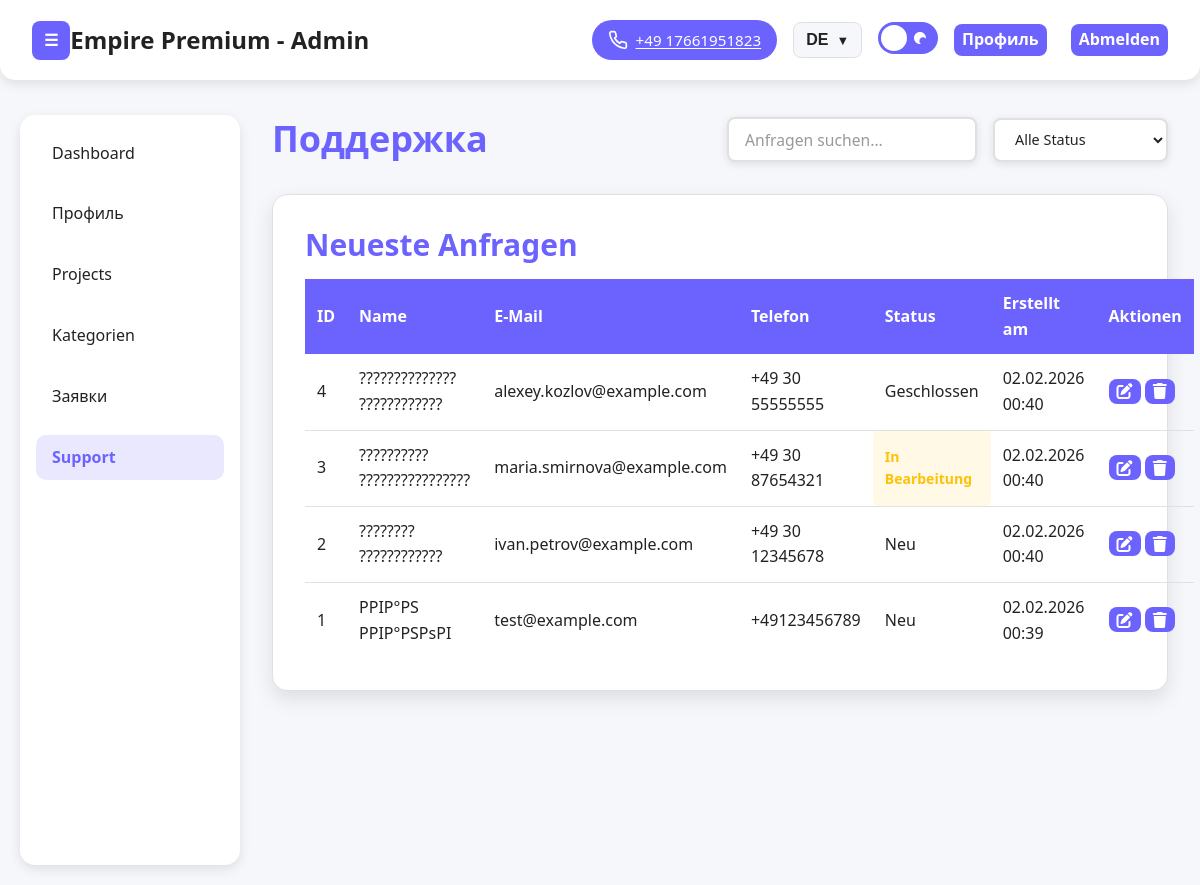
Screenshot of /adminka/support/ (signed in) with the database file from the repository.
### main/models.py (models this page shows, shortened)
class ContactRequest(models.Model):
    REASON_CHOICES = [
        ('support', 'Поддержка'),
        ('project', 'Проект'),
        ('consult', 'Консультация'),
        ('other', 'Другое'),
    ]
    STATUS_CHOICES = [
        ('new', 'Новая'),
        ('in_progress', 'В процессе'),
        ('closed', 'Закрыта'),
    ]
    name = models.CharField('Имя', max_length=100)
    phone = models.CharField('Телефон', max_length=20)
    email = models.EmailField('Email', max_length=100)
    reason = models.CharField('Причина', max_length=20, choices=REASON_CHOICES, default='support', blank=True)
    message = models.TextField('Сообщение', blank=True)
    created_at = models.DateTimeField('Дата создания', auto_now_add=True)
    status = models.CharField('Статус', max_length=20, choices=STATUS_CHOICES, default='new')
    message_admin = models.TextField('Ответ администратора', blank=True)
    admin_id = models.IntegerField('ID администратора', null=True, blank=True)
    class Meta:
        verbose_name = 'Сообщение в поддержку'
        verbose_name_plural = 'Поддержка'
        db_table = 'contact_requests'
        ordering = ['-created_at']
        indexes = [
            models.Index(fields=['status']),
            models.Index(fields=['-created_at']),
        ]

### main/adminka_views.py (the view)
# urls.py: path('adminka/support/', adminka_views.adminka_support, name='adminka_support'),
@login_required(login_url=settings.LOGIN_URL)
@user_passes_test(is_staff_user, login_url=settings.LOGIN_URL)
def adminka_support(request):
    requests_list = ContactRequest.objects.order_by('-created_at')
    context = {
        'admin_name': request.user.get_full_name() or request.user.username,
        'requests': requests_list,
    }
    return render(request, 'adminka/support.html', context)

### main/adminka_views.py (called while the page is built)
def is_staff_user(user):
    return user.is_authenticated and user.is_staff

### main/context_processors.py (called while the page is built)
def cabinet_profile(request):
    context = {}
    if not request.user.is_authenticated:
        return context
    resolver_match = getattr(request, 'resolver_match', None)
    if not resolver_match:
        return context
    url_name = getattr(resolver_match, 'url_name', '') or ''
    if not url_name.startswith('cabinet_'):
        return context
    try:
        context['user_profile'] = UserProfile.objects.get(user=request.user)
    except UserProfile.DoesNotExist:
        context['user_profile'] = None
    return context

### main/templates/adminka/support.html (shortened to what this page needs)
{% extends 'adminka/base.html' %}
{% load static %}
{% block extra_css %}
<link rel="stylesheet" href="{% static 'adminka/css/pages/support.css' %}" />
{% endblock %}
{% block content %}
<main class="dashboard">
    <div class="page-actions" data-aos="fade-up">
        <h1>Поддержка</h1>
        <div class="search-box">
            <input type="search" id="requestSearchInput" data-i18n-placeholder="support.search" placeholder="Поиск заявок..." />
            <select id="roleFilter">
                <option data-i18n="support.status.all" value="">Все статусы</option>
            </select>
        </div>
    </div>
    {% if not requests %}
        <div class="card" style="text-align: center; padding: 3rem;">
            <h3 data-i18n="support.empty.title">Заявки не найдены</h3>
            <p data-i18n="support.empty.description">Пока нет новых заявок</p>
        </div>
    {% else %}
        <div class="card requests-card" data-aos="fade-up" data-aos-delay="500">
            <h2 data-i18n="support.requests.title">Последние заявки</h2>
            <table class="requests-table">
                <thead>
                    <tr>
                        <th data-i18n="support.table.id">ID</th>
                        <th data-i18n="support.table.name">Имя</th>
                        <th data-i18n="support.table.email">Email</th>
                        <th data-i18n="support.table.phone">Телефон</th>
                        <th data-i18n="support.table.status">Статус</th>
                        <th data-i18n="support.table.created_at">Дата создания</th>
                        <th data-i18n="support.table.actions">Действия</th>
                    </tr>
                </thead>
                <tbody>
                    {% for req in requests %}
                        <tr data-id="{{ req.id }}"
                            data-status="{{ req.status }}"
                            data-name="{{ req.name|lower }}"
                            data-email="{{ req.email }}"
                            data-phone="{{ req.phone }}"
                            id="request-row-{{ req.id }}">
                            <td>{{ req.id }}</td>
                            <td>{{ req.name }}</td>
                            <td>{{ req.email }}</td>
                            <td>{{ req.phone }}</td>
                            <td class="status-{{ req.status }}" data-i18n="support.status.{{ req.status }}">{{ req.get_status_display }}</td>
                            <td>{{ req.created_at|date:"d.m.Y H:i" }}</td>
                            <td>
                                <a href="{% url 'main:adminka_support_edit' req.id %}" class="btn-primary actions" style="padding: 0.25rem 0.5rem; font-weight: 500;" title="Редактировать">
                                    <i class="fa-solid fa-pen-to-square"></i>
                                </a>
                                <button type="button" class="btn-primary danger actions" onclick="deleteRequest({{ req.id }})" style="padding: 0.25rem 0.5rem; font-weight: 500; cursor: pointer; border: none;" title="Удалить">
                                    <i class="fa-solid fa-trash"></i>
                                </button>
                            </td>
                        </tr>
                    {% endfor %}
                </tbody>
            </table>
        </div>
    {% endif %}
</main>
{% endblock %}

### main/static/adminka/css/themes/light.css (style rules this page uses)
:root { --color-primary: #6c63ff; --color-secondary: #5147e9; --color-accent: #ffcc00; --color-background: #f5f7fa; --color-surface: #ffffff; --color-surface-alt: #f0f1f6; --color-border: #e0e0e0; --color-border-strong: #bdbdbd; --color-shadow: rgba(0, 0, 0, 0.1); --color-shadow-strong: rgba(0, 0, 0, 0.18); --gradient-primary: linear-gradient(135deg, #6c63ff 0%, #5147e9 100%); --gradient-accent: linear-gradient(90deg, #ffcc00 0%, #ffe066 100%); --color-text-primary: #222222; --color-text-secondary: #555555; --color-text-muted: #999999; --color-text-inverse: #fff; --color-success: #28a745; --color-warning: #ffc107; --color-danger: #dc3545; --color-info: #17a2b8; --button-radius: 8px; --button-padding: 0.2rem 0.5rem; --button-font-weight: 600; --button-transition: all 0.3s ease; --button-shadow: 0 2px 8px var(--color-shadow); --card-radius: 15px; --card-padding: 1.5rem; --card-shadow: 0 4px 12px var(--color-shadow); --card-hover-shadow: 0 8px 25px rgba(0, 0, 0, 0.15); --transition-fast: 0.2s ease; --transition-normal: 0.3s ease; --transition-slow: 0.5s ease; --container-max-width: 1200px; --container-padding: 0 20px; --header-height: 70px; --footer-height: auto; --spacing-xxs: 0.125rem; --spacing-xs: 0.25rem; --spacing-sm: 0.5rem; --spacing-md: 1rem; --spacing-lg: 1.5rem; --spacing-xl: 2rem; --spacing-xxl: 3rem; --section-padding: 100px; --font-family-primary: 'Inter', -apple-system, BlinkMacSystemFont, 'Segoe UI', Roboto, sans-serif; --font-size-xs: 0.75rem; --font-size-sm: 0.875rem; --font-size-base: 1rem; --font-size-lg: 1.125rem; --font-size-xl: 1.25rem; --font-size-2xl: 1.5rem; --font-size-3xl: 1.875rem; --font-size-4xl: 2.25rem; --font-size-hero: 3.5rem; --z-dropdown: 1000; --z-sticky: 1020; --z-fixed: 1030; --z-modal-backdrop: 1040; --z-modal: 1050; --z-popover: 1060; --z-tooltip: 1070; --breakpoint-xs: 480px; --breakpoint-sm: 768px; --breakpoint-md: 992px; --breakpoint-lg: 1200px; --breakpoint-xl: 1400px; }
* { box-sizing: border-box; margin: 0; padding: 0; }
.btn-primary { background-color: var(--color-primary); color: #fff; border-radius: var(--button-radius); padding: 0.4rem 1rem; font-weight: var(--button-font-weight); border: none; cursor: pointer; text-decoration: none; display: inline-flex; align-items: center; gap: 0.5rem; text-wrap-mode: nowrap; height: 40px; }
html { scroll-behavior: smooth; }
body { font-family: var(--font-family-primary); font-size: var(--font-size-base); line-height: 1.6; color: var(--color-text-primary); background-color: var(--color-background); -webkit-font-smoothing: antialiased; -moz-osx-font-smoothing: grayscale; }
.card { background-color: var(--color-surface); border-radius: var(--card-radius); box-shadow: var(--card-shadow); padding: var(--card-padding); transition: var(--transition-normal); border: 1px solid var(--color-border); }
h1, h2, h3, h4, h5, h6 { font-weight: 700; line-height: 1.2; margin-bottom: var(--spacing-md); color: var(--color-text-primary); }
h1 { font-size: var(--font-size-4xl); }
h2 { font-size: var(--font-size-3xl); }
a { color: var(--color-primary); text-decoration: none; transition: var(--transition-fast); }
.status-in_progress { color: var(--color-warning); background-color: rgba(255, 193, 7, 0.1); padding: var(--spacing-xs) var(--spacing-sm); border-radius: 4px; font-size: var(--font-size-sm); font-weight: 600; }

### main/static/adminka/css/forms.css (style rules this page uses)
input[type="text"], input[type="email"], input[type="password"], input[type="number"], input[type="tel"], input[type="search"], input[type="date"], input[type="url"], textarea, select { width: 100%; padding: 0.85rem 1.1rem; border: 1.5px solid var(--color-border); border-radius: 10px; background: var(--color-surface); color: var(--color-text-primary); font-size: 1rem; font-family: inherit; outline: none; transition: border 0.2s, box-shadow 0.2s, background 0.2s; box-shadow: 0 2px 8px var(--color-shadow); resize: none; box-sizing: border-box; }
input::placeholder, textarea::placeholder { color: var(--color-text-muted); opacity: 1; font-size: 0.98em; transition: color 0.2s; }
button, input[type="submit"] { color: #fff; border: none; border-radius: var(--button-radius, 8px); padding: var(--button-padding, 0.5rem 1rem); font-weight: var(--button-font-weight, 600); font-size: 1rem; cursor: pointer; transition: background 0.18s, box-shadow 0.18s; }
:root { --color-primary-light: rgba(108, 99, 255, 0.2); }

### rows the page displays
ContactRequest: id "4", name "?????????????? ????????????", email "alexey.kozlov@example.com", phone "+49 30 55555555", created_at "02.02.2026 00:40"
ContactRequest: id "3", name "?????????? ????????????????", email "maria.smirnova@example.com", phone "+49 30 87654321", created_at "02.02.2026 00:40"
ContactRequest: id "2", name "???????? ????????????", email "ivan.petrov@example.com", phone "+49 30 12345678", created_at "02.02.2026 00:40"
ContactRequest: id "1", name "РРІР°РЅ РРІР°РЅРѕРІ", email "test@example.com", phone "+49123456789", created_at "02.02.2026 00:39"
